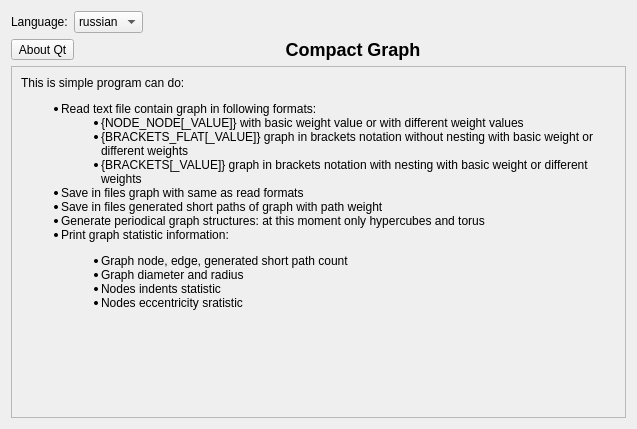
<?xml version="1.0" encoding="UTF-8"?>
<ui version="4.0">
 <class>AboutForm</class>
 <widget class="QWidget" name="AboutForm">
  <property name="geometry">
   <rect>
    <x>0</x>
    <y>0</y>
    <width>637</width>
    <height>429</height>
   </rect>
  </property>
  <property name="windowTitle">
   <string>About program</string>
  </property>
  <layout class="QVBoxLayout" name="verticalLayout">
   <item>
    <layout class="QHBoxLayout" name="horizontalLayout_2">
     <item>
      <widget class="QLabel" name="label_3">
       <property name="text">
        <string>Language:</string>
       </property>
      </widget>
     </item>
     <item>
      <widget class="QComboBox" name="languageCombo">
       <property name="currentIndex">
        <number>0</number>
       </property>
       <item>
        <property name="text">
         <string notr="true">russian</string>
        </property>
       </item>
       <item>
        <property name="text">
         <string notr="true">english</string>
        </property>
       </item>
      </widget>
     </item>
     <item>
      <spacer name="horizontalSpacer">
       <property name="orientation">
        <enum>Qt::Horizontal</enum>
       </property>
       <property name="sizeHint" stdset="0">
        <size>
         <width>40</width>
         <height>20</height>
        </size>
       </property>
      </spacer>
     </item>
    </layout>
   </item>
   <item>
    <layout class="QHBoxLayout" name="horizontalLayout">
     <item>
      <widget class="QToolButton" name="aboutButton">
       <property name="text">
        <string>About Qt</string>
       </property>
       <property name="icon">
        <iconset resource="resources/resources.qrc">
         <normaloff>:/images/qt-logo.png</normaloff>:/images/qt-logo.png</iconset>
       </property>
       <property name="iconSize">
        <size>
         <width>40</width>
         <height>40</height>
        </size>
       </property>
       <property name="toolButtonStyle">
        <enum>Qt::ToolButtonTextUnderIcon</enum>
       </property>
      </widget>
     </item>
     <item>
      <widget class="QLabel" name="label">
       <property name="toolTip">
        <string notr="true"/>
       </property>
       <property name="text">
        <string notr="true">&lt;html&gt;&lt;head/&gt;&lt;body&gt;&lt;h2 align=&quot;center&quot;&gt;Compact Graph&lt;/h2&gt;&lt;/body&gt;&lt;/html&gt;</string>
       </property>
       <property name="alignment">
        <set>Qt::AlignLeading|Qt::AlignLeft|Qt::AlignVCenter</set>
       </property>
      </widget>
     </item>
    </layout>
   </item>
   <item>
    <widget class="QScrollArea" name="scrollArea">
     <property name="widgetResizable">
      <bool>true</bool>
     </property>
     <widget class="QWidget" name="scrollAreaWidgetContents">
      <property name="geometry">
       <rect>
        <x>0</x>
        <y>0</y>
        <width>601</width>
        <height>314</height>
       </rect>
      </property>
      <layout class="QVBoxLayout" name="verticalLayout_2">
       <item>
        <widget class="QLabel" name="label_2">
         <property name="text">
          <string>&lt;html&gt;&lt;head/&gt;&lt;body&gt;
&lt;p&gt;This is simple program can do:
&lt;ul&gt;
&lt;li&gt;Read text file contain graph in following formats:
&lt;ul&gt;
&lt;li&gt;{NODE_NODE[_VALUE]} with basic weight value or with different weight values&lt;/li&gt;
&lt;li&gt;{BRACKETS_FLAT[_VALUE]} graph in brackets notation without nesting with basic weight or different weights&lt;/li&gt;
&lt;li&gt;{BRACKETS[_VALUE]} graph in brackets notation with nesting with basic weight or different weights&lt;/li&gt;
&lt;/ul&gt;
&lt;/li&gt;
&lt;li&gt;Save in files graph with same as read formats&lt;/li&gt;
&lt;li&gt;Save in files  generated short paths of graph with path weight&lt;/li&gt;
&lt;li&gt;Generate periodical graph structures: at this moment only hypercubes and torus&lt;/li&gt;
&lt;li&gt;Print graph statistic information:
&lt;ul&gt;
&lt;li&gt;Graph node, edge, generated short path count&lt;/li&gt;
&lt;li&gt;Graph diameter and radius&lt;/li&gt;
&lt;li&gt;Nodes indents statistic&lt;/li&gt;
&lt;li&gt;Nodes eccentricity sratistic&lt;/li&gt;
&lt;/ul&gt;
&lt;/li&gt;
&lt;/ul&gt;
&lt;/p&gt;
&lt;/body&gt;&lt;/html&gt;</string>
         </property>
         <property name="alignment">
          <set>Qt::AlignLeading|Qt::AlignLeft|Qt::AlignTop</set>
         </property>
         <property name="wordWrap">
          <bool>true</bool>
         </property>
        </widget>
       </item>
      </layout>
     </widget>
    </widget>
   </item>
  </layout>
 </widget>
 <resources>
  <include location="resources/resources.qrc"/>
 </resources>
 <connections/>
</ui>
